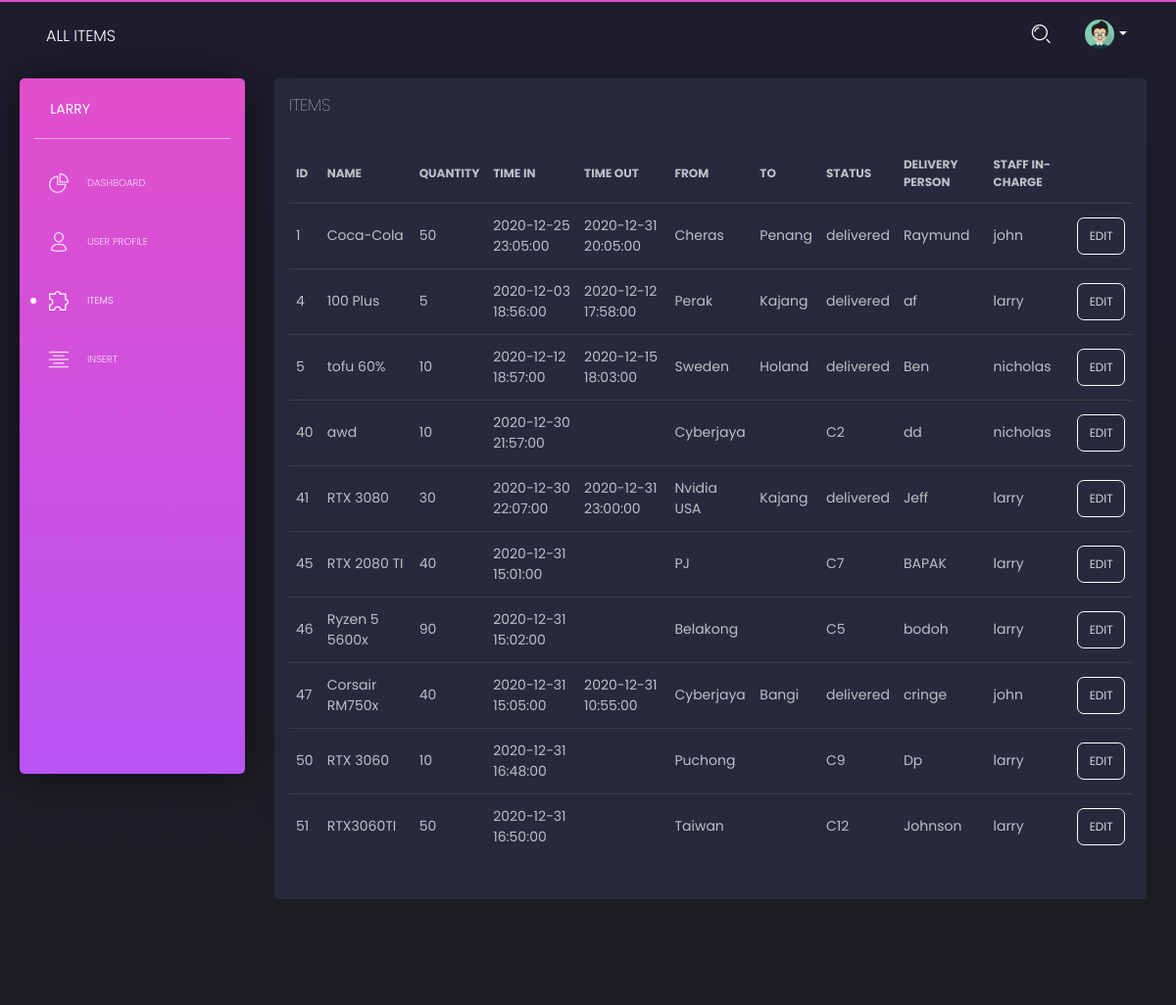
/main/tables.php (signed in), run on the app's committed database.
### tables this page shows
CREATE TABLE `item` (
  `i_id` int(5) NOT NULL,
  `i_name` varchar(255) NOT NULL,
  `i_time_in` datetime DEFAULT NULL,
  `i_time_out` datetime DEFAULT NULL,
  `i_quantity` int(4) NOT NULL,
  `i_from` varchar(255) NOT NULL,
  `i_to` varchar(255) DEFAULT NULL,
  `i_status` varchar(255) NOT NULL,
  `i_dp` varchar(255) NOT NULL,
  `i_staff` varchar(255) NOT NULL
);

### main/tables.php (the view, shortened to what this page needs)
<?php
  require_once("config.php");
?>
<!DOCTYPE html>
<html lang="en">
<head>
  <link href="https://use.fontawesome.com/releases/v5.0.6/css/all.css" rel="stylesheet">
  <link href="../assets/css/nucleo-icons.css" rel="stylesheet" />
  <link href="../assets/css/black-dashboard.css?v=1.0.0" rel="stylesheet" />
  <link href="../assets/demo/demo.css" rel="stylesheet" />
</head>
<body class="">
  <div class="wrapper">
    <div class="sidebar">
      <div class="sidebar-wrapper">
        <div class="logo">
          <a class="simple-text logo-normal">
            <?php echo $_SESSION["username"]; ?>
          </a>
        </div>
        <ul class="nav">
          <li>
            <a href="./dashboard.php">
              <i class="tim-icons icon-chart-pie-36"></i>
              <p>Dashboard</p>
            </a>
          </li>
          <li>
            <a href="./user.php">
              <i class="tim-icons icon-single-02"></i>
              <p>User Profile</p>
            </a>
          </li>
          <li class="active ">
            <a href="./tables.php">
              <i class="tim-icons icon-puzzle-10"></i>
              <p>Items</p>
            </a>
          </li>
          <li>
            <a href="./insert.php">
              <i class="tim-icons icon-align-center"></i>
              <p>insert</p>
            </a>
          </li>
        </ul>
      </div>
    </div>
    <div class="main-panel">
      <nav class="navbar navbar-expand-lg navbar-absolute navbar-transparent">
        <div class="container-fluid">
          <div class="navbar-wrapper">
            <a class="navbar-brand" href="javascript:void(0)">All Items</a>
          </div>
          <div class="collapse navbar-collapse" id="navigation">
            <ul class="navbar-nav ml-auto">
              <li class="search-bar input-group">
                <button class="btn btn-link" id="search-button" data-toggle="modal" data-target="#searchModal"><i class="tim-icons icon-zoom-split" ></i>
                </button>
              </li>
              <li class="dropdown nav-item">
                <a href="#" class="dropdown-toggle nav-link" data-toggle="dropdown">
                  <div class="photo">
                    <img src="../assets/img/anime3.png" alt="Profile Photo">
                  </div>
                  <b class="caret d-none d-lg-block d-xl-block"></b>
                </a>
              </li>
            </ul>
          </div>
        </div>
      </nav>
      <div class="content">
        <div class="row">
          <div class="col-md-12">
            <div class="card ">
              <div class="card-header">
                <h4 class="card-title">ITEMS</h4>
              </div>
              <div class="card-body">
                <div class="table-responsive">
                  <table class="table tablesorter " id="Table_List">
                    <thead class="text-primary cursorPointer">
                      <tr>
                        <th onclick="sortTable(0)" >ID</th>
                        <th onclick="sortTable(1)" >Name</th>
                        <th onclick="sortTable(2)" >Quantity</th>
                        <th onclick="sortTable(3)" >Time In</th>
                        <th onclick="sortTable(4)" >Time Out</th>
                        <th onclick="sortTable(5)" >From</th>
                        <th onclick="sortTable(6)" >To</th>
                        <th onclick="sortTable(7)" >Status</th>
                        <th onclick="sortTable(8)" >Delivery Person</th>
                        <th onclick="sortTable(9)" >Staff In-Charge</th>
                        <th></th>
                      </tr>
                    </thead>
                    <tbody>
                    <?php
                      if (isset($_POST['searchField'])) {
                        $searchq = $_POST['searchField'];
                        $searchSQL = "SELECT * FROM item WHERE i_name LIKE '%$searchq%' OR i_id LIKE '%$searchq%' OR i_status LIKE '%$searchq%'";
                        $resultSearch = $link->query($searchSQL);
                        $countSearch = mysqli_num_rows($resultSearch);
                        if ($countSearch > 0) {
                          while($row = $resultSearch->fetch_assoc()) {
                            echo "<tr>";
                            echo "<td>".$row["i_id"]."</td>";
                            echo "<td>".$row["i_name"]."</td>";
                            echo "<td>".$row["i_quantity"]."</td>";
                            echo "<td>".$row["i_time_in"]."</td>";
                            echo "<td>".$row["i_time_out"]."</td>";
                            echo "<td>".$row["i_from"]."</td>";
                            echo "<td>".$row["i_to"]."</td>";
                            echo "<td>".$row["i_status"]."</td>";
                            echo "<td>".$row["i_dp"]."</td>";
                            echo "<td>".$row["i_staff"]."</td>";
                            echo "<td>";
                              echo "<form action='itemEdit.php' method='post'>
                                      <input type='hidden' name='itemId' value='".$row["i_id"]."'>
                                      <button class='form-control btnHover' type='submit' name='submit'>EDIT</button>
                                    </form>";
                            echo "</td>";
                            echo "</tr>";
                          }
                        } else {
                          $output = "No search results!";
                          echo "<tr>";
                            echo "<td colspan=10>".$output."</td>";
                          echo "</tr>";
                        }
                      } else {
                        $sql = "SELECT * FROM item";
                        $result = $link->query($sql);
                        while($row = $result->fetch_assoc()) {
                          echo "<tr>";
                            echo "<td>".$row["i_id"]."</td>";
                            echo "<td>".$row["i_name"]."</td>";
                            echo "<td>".$row["i_quantity"]."</td>";
                            echo "<td>".$row["i_time_in"]."</td>";
                            echo "<td>".$row["i_time_out"]."</td>";
                            echo "<td>".$row["i_from"]."</td>";
                            echo "<td>".$row["i_to"]."</td>";
                            echo "<td>".$row["i_status"]."</td>";
                            echo "<td>".$row["i_dp"]."</td>";
                            echo "<td>".$row["i_staff"]."</td>";
                            echo "<td>";
                              echo "<form action='itemEdit.php' method='post'>
                                      <input type='hidden' name='itemId' value='".$row["i_id"]."'>
                                      <button class='form-control btnHover' type='submit' name='submit'>EDIT</button>
                                    </form>";
                            echo "</td>";
                          echo "</tr>";
                        }
                      }
                    ?>
                    </tbody>
                  </table>
                </div>
              </div>
            </div>
          </div>
        </div>
      </div>
      <footer class="footer">
      </footer>
    </div>
  </div>
</body>
</html>

### data on the page
item: i_id "1", i_name "Coca-Cola", i_quantity "50", i_time_in "2020-12-25 23:05:00", i_time_out "2020-12-31 20:05:00", i_from "Cheras", i_to "Penang", i_status "delivered", i_dp "Raymund", i_staff "john"
item: i_id "4", i_name "100 Plus", i_quantity "5", i_time_in "2020-12-03 18:56:00", i_time_out "2020-12-12 17:58:00", i_from "Perak", i_to "Kajang", i_status "delivered", i_dp "af", i_staff "larry"
item: i_id "5", i_name "tofu 60%", i_quantity "10", i_time_in "2020-12-12 18:57:00", i_time_out "2020-12-15 18:03:00", i_from "Sweden", i_to "Holand", i_status "delivered", i_dp "Ben", i_staff "nicholas"
item: i_id "40", i_name "awd", i_quantity "10", i_time_in "2020-12-30 21:57:00", i_from "Cyberjaya", i_status "C2", i_dp "dd", i_staff "nicholas"
item: i_id "41", i_name "RTX 3080", i_quantity "30", i_time_in "2020-12-30 22:07:00", i_time_out "2020-12-31 23:00:00", i_from "Nvidia USA", i_to "Kajang", i_status "delivered", i_dp "Jeff", i_staff "larry"
item: i_id "45", i_name "RTX 2080 TI", i_quantity "40", i_time_in "2020-12-31 15:01:00", i_from "PJ", i_status "C7", i_dp "BAPAK", i_staff "larry"
item: i_id "46", i_name "Ryzen 5 5600x", i_quantity "90", i_time_in "2020-12-31 15:02:00", i_from "Belakong", i_status "C5", i_dp "bodoh", i_staff "larry"
item: i_id "47", i_name "Corsair RM750x", i_quantity "40", i_time_in "2020-12-31 15:05:00", i_time_out "2020-12-31 10:55:00", i_from "Cyberjaya", i_to "Bangi", i_status "delivered", i_dp "cringe", i_staff "john"
item: i_id "50", i_name "RTX 3060", i_quantity "10", i_time_in "2020-12-31 16:48:00", i_from "Puchong", i_status "C9", i_dp "Dp", i_staff "larry"
item: i_id "51", i_name "RTX3060TI", i_quantity "50", i_time_in "2020-12-31 16:50:00", i_from "Taiwan", i_status "C12", i_dp "Johnson", i_staff "larry"

### other printed values
$_SESSION["username"] "LARRY"
